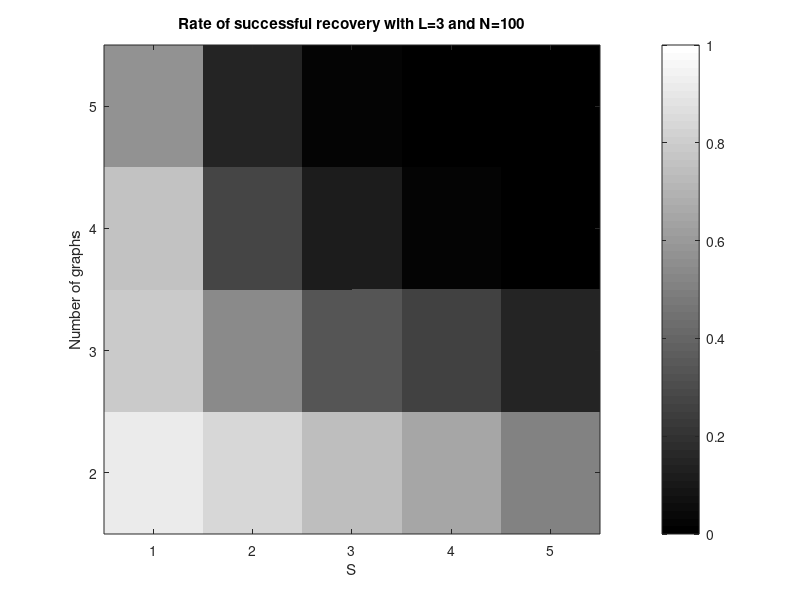

The MATLAB source for this figure:
% Edit the last element to select number of columns / values of S.
SS = 1:5;
NUM_GRAPHS = 2:5;

data_matrix = [0.91 0.79 0.75 0.57; ...
               0.84 0.54 0.27 0.15; ...
               0.74 0.33 0.12 0.02; ...
               0.65 0.26 0.03 0.00; ...
               0.51 0.15 0.01 0.00]';

figure
imagesc(data_matrix)
axis xy
xticks(SS)
yticks(NUM_GRAPHS-1)
yticklabels(NUM_GRAPHS)
xlabel('S')
ylabel('Number of graphs')
caxis([0 1])
colormap gray
colorbar
title('Rate of successful recovery with L=3 and N=100')
